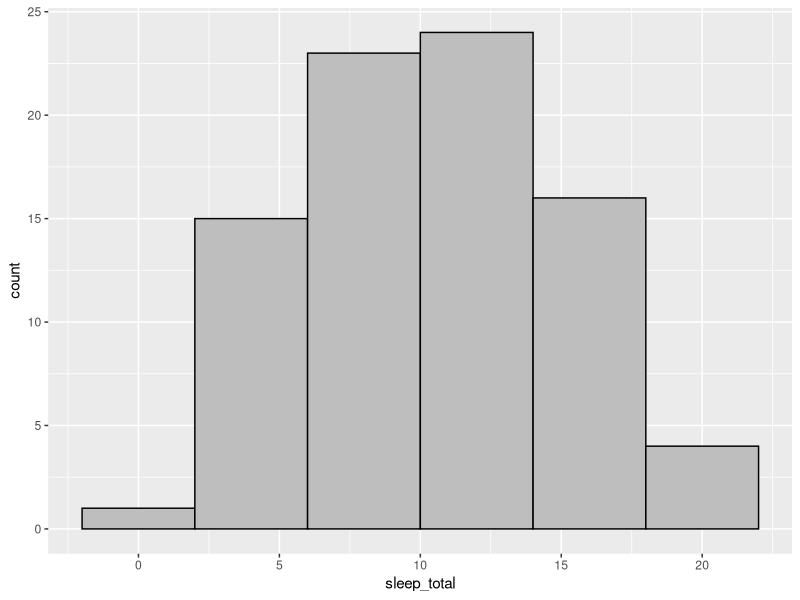
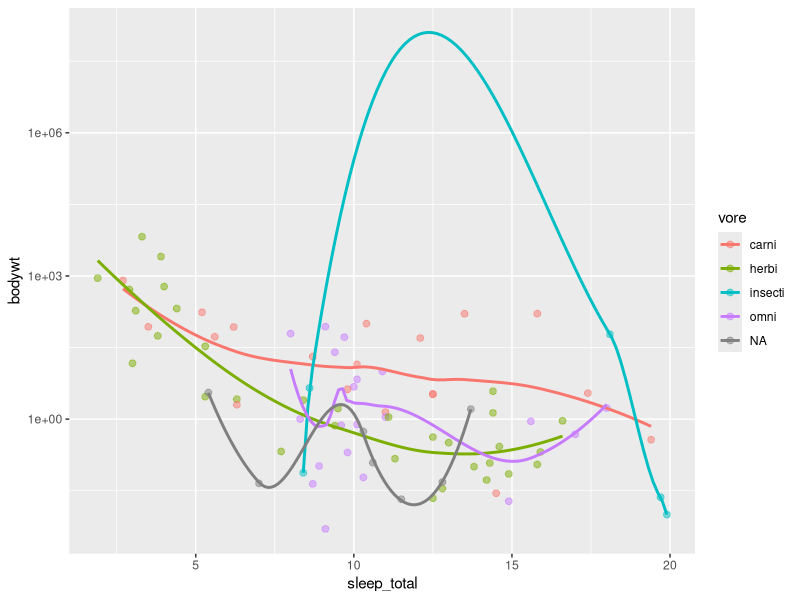
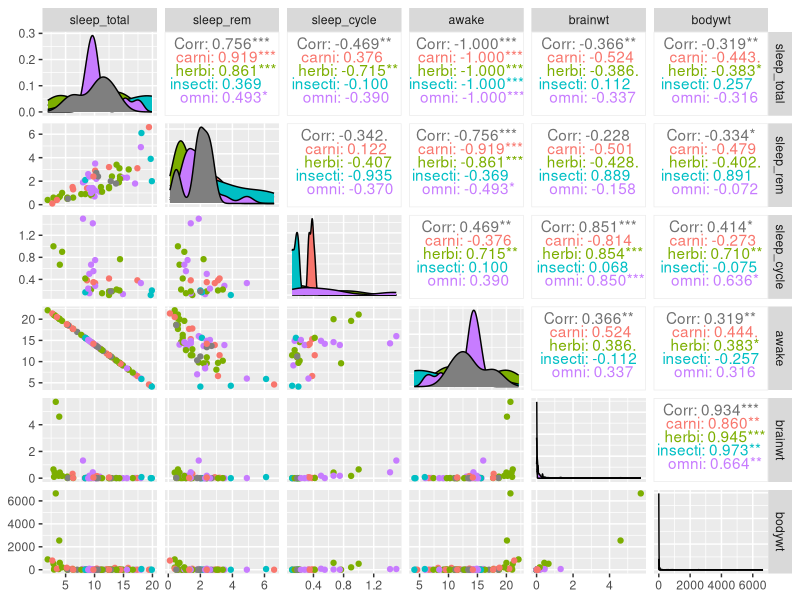

Recreate these plots in R, in order.
## ---- chunk 1
## to install packrat:
#install.packages("packrat")

## setting up the packrat virtual environment in the current directory:
#packrat::init()

## turn packrat on
#packrat::on
## ---- chunk 2
## to install all packages included in tidyverse.
#install.packages("tidyverse")



## but we want to open ggplot2 with tidyverse:
library(tidyverse)
## ---- chunk 3
## 
#install.packages("ggplot2")
#library(ggplot2)
## ---- chunk 4
#
## ---- chunk 5
#

## ---- chunk 6
#
## ---- chunk 7
#
## ---- chunk 8
#
## ---- chunk 9
#
## ---- chunk 10
#
## ---- chunk 11
#
## ---- chunk 12
#
## ---- chunk 13
#

## ---- chunk 14
#

## ---- chunk 15
#

## ---- chunk 16
#


## ---- chunk 17
#

## ---- chunk 18
#

## ---- chunk 19
ggplot(data=msleep, aes(x = sleep_total)) +
  geom_histogram(binwidth=4, color="black", fill="gray") 

## ---- chunk 20
#

## ---- chunk 21
#

## ---- chunk 22
#

## ---- chunk 23
#

## ---- chunk 24
#

## ---- chunk 25
#


## ---- chunk 26
#

## ---- chunk 27
install.packages("viridis")
library(viridis)


## ---- chunk 28
install.packages("ggridges")
library(ggridges)
 
## ---- chunk 29
#

## ---- chunk 30
#

## ---- chunk 31
#

## ---- chunk 32
#

## ---- chunk 33
#

## ---- chunk 34
#

## ---- chunk 35
#

## ---- chunk 36
ggplot(msleep, aes(x=sleep_total, y=bodywt, color=vore)) +
  geom_point(size=2, alpha=0.5) +
  scale_y_continuous(trans="log10") +
  geom_smooth(se=FALSE)
  
## ---- chunk 37
#


## ---- chunk 38
install.packages("GGally")
## ---- chunk 39
library(GGally)
ggpairs(msleep, columns=6:11, ggplot2::aes(color=vore))
## ---- chunk 40
xtabs(data=msleep, ~vore + order)
